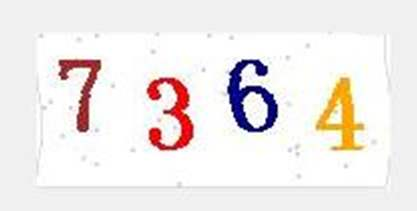
#> input picture images/2.jpg, 417 x 211 px
$ python main.py
#> lines starting #> are read from the running program, lines starting #| are printed output that depends on the picture; after the words box and inside, x2 and y2 are one past the last pixel; in counts of white or black regions, pixels touching at a corner belong together
### img_binarizing_deal.py
# -*- coding: utf-8 -*-
# @Author: Mr.Yang
# @Date: 2020/5/28 pm 2:37

"""
对图像的灰度和二值化处理
"""

from PIL import Image, ImageDraw
import os

def binarizing(img, threshold):

    """传入image对象进行灰度、二值处理"""

    img = img.convert("L") # 转灰度

    pixdata = img.load()

    w, h = img.size


    # 遍历所有像素，大于阈值的为黑色

    for y in range(h):

        for x in range(w):
            # print(pixdata[x, y])
            if pixdata[x, y] < threshold:
                # 黑
                pixdata[x, y] = 0

            else:
                # 白
                pixdata[x, y] = 255

    return img


def depoint(img, threshold=245):

    """传入二值化后的图片进行降噪（8邻域算法）"""

    pixdata = img.load()

    w, h = img.size

    for y in range(1, h-1):

        for x in range(1, w-1):

            count = 0

            if pixdata[x, y-1] > threshold:#上

                count = count + 1

            if pixdata[x, y+1] > threshold:#下

                count = count + 1

            if pixdata[x-1, y] > threshold:#左

                count = count + 1

            if pixdata[x+1, y] > threshold:#右

                count = count + 1

            if pixdata[x-1, y-1] > threshold:#左上

                count = count + 1

            if pixdata[x-1, y+1] > threshold:#左下

                count = count + 1

            if pixdata[x+1, y-1] > threshold:#右上

                count = count + 1

            if pixdata[x+1, y+1] > threshold:#右下

                count = count + 1

            if count > 4:

                pixdata[x, y] = 255

    return img

# [10 lines that do not run on import are left out]

### main.py
import os
from PIL import Image, ImageDraw
from img_binarizing_deal import binarizing, depoint
import tesserocr

image_path = os.path.join(os.path.dirname((os.path.abspath(__file__))), 'images/2.jpg')
img = Image.open(image_path)
#> img is the input picture: PIL image 417x211 RGB; mean R, G, B 240.1, 235, 233.6
threshold = 200
# threshold = 100
w, h = img.size
#> w = 417; h = 211

image = binarizing(img, threshold)
#> in binarizing, `img = img.convert("L")`:
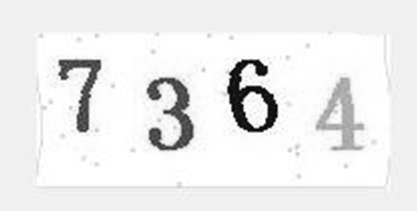
#> img: PIL image 417x211 L; min 4, max 255, mean 236.4
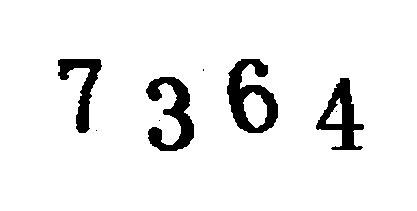
#> image: PIL image 417x211 L; 93% white; 8 black regions (4 under 20 px), largest, box (x1, y1, x2, y2) and area: (227, 59, 278, 133) 1877, (146, 77, 194, 151) 1686, (316, 78, 364, 150) 1399, (58, 59, 102, 133) 1206
threshold = 245
imgs = depoint(image, threshold)
#> imgs: PIL image 417x211 L; 93% white; 4 black regions, box (x1, y1, x2, y2) and area: (227, 59, 278, 133) 1873, (146, 77, 194, 151) 1679, (316, 78, 364, 150) 1386, (58, 59, 102, 133) 1198

print(tesserocr.image_to_text(imgs))
#> (this line was passed over: tesserocr is not available in this run)
imgs.show()

# import pytesseract
# content = pytesseract.image_to_string(image)  # 解析图片
# print(content)
